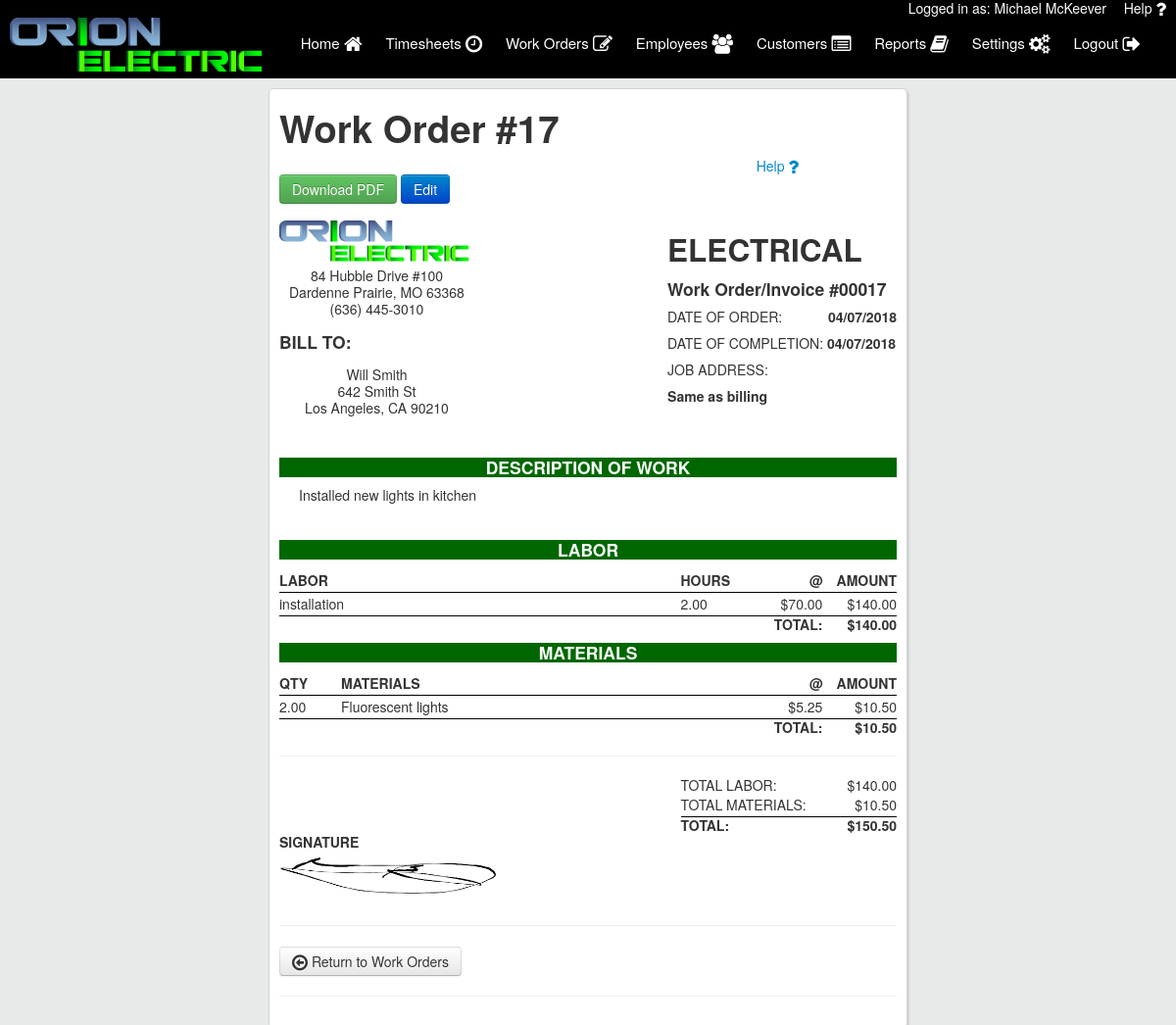
/workorder_details.php?workorder_id=17 (signed in), run on the app's committed database.
### tables this page shows
CREATE TABLE `users` (
  `user_id` int(11) NOT NULL,
  `first_name` varchar(50) NOT NULL,
  `last_name` varchar(50) NOT NULL,
  `email` varchar(50) NOT NULL,
  `username` varchar(50) NOT NULL,
  `password` varchar(50) NOT NULL,
  `emp_num` int(11) NOT NULL,
  `is_tech` varchar(3) NOT NULL,
  `is_admin` varchar(3) NOT NULL,
  `user_phone` varchar(12) NOT NULL,
  `is_deleted` varchar(3) NOT NULL
);

CREATE TABLE `customers` (
  `cust_id` int(11) NOT NULL,
  `last_name` varchar(25) NOT NULL,
  `first_name` varchar(25) NOT NULL,
  `street` varchar(25) NOT NULL,
  `city` varchar(25) NOT NULL,
  `state` varchar(2) NOT NULL DEFAULT 'MO',
  `zip` int(5) NOT NULL,
  `company_name` varchar(25) NOT NULL,
  `cust_email` varchar(50) NOT NULL,
  `cust_phone` varchar(12) NOT NULL,
  `date_created` date NOT NULL,
  `time_created` time NOT NULL,
  `is_deleted` varchar(3) NOT NULL
);

CREATE TABLE `work_orders` (
  `wo_id` int(11) NOT NULL,
  `cust_id` int(11) NOT NULL,
  `tech_id` int(11) NOT NULL,
  `service_date` date NOT NULL,
  `service_time` time NOT NULL,
  `request_body` text NOT NULL,
  `work_description` text NOT NULL,
  `authorization` text NOT NULL,
  `is_complete` varchar(3) NOT NULL,
  `is_deleted` varchar(3) NOT NULL,
  `complete_date` date NOT NULL,
  `job_address` text NOT NULL
);

CREATE TABLE `work_order_lines` (
  `wo_id` int(11) NOT NULL,
  `ol_id` int(11) NOT NULL,
  `type` varchar(8) NOT NULL,
  `quantity` decimal(10,2) NOT NULL,
  `material` varchar(50) NOT NULL,
  `cost` decimal(10,2) NOT NULL
);

### includes/form_handlers/edit_workorder_handler.php (called while the page is built, shortened)
<?php
$wo = new WorkOrder($con);
 if(isset($_GET['workorder_id'])){
    $id = $_GET['workorder_id'];
    $workorder_details_query = mysqli_query($con, "SELECT * FROM work_orders WHERE wo_id='$id'");
    $workorder_array = mysqli_fetch_array($workorder_details_query);
    $cust_id = $workorder_array['cust_id'];
    $service_date = strtotime($workorder_array['service_date']);
    $compDate = $workorder_array['complete_date'];
    if ($compDate != "0000-00-00") {
        $complete_date = strtotime($compDate);
    }
    $customer_details_query = mysqli_query($con, "SELECT * FROM customers WHERE cust_id='$cust_id'");
    $customer_array = mysqli_fetch_array($customer_details_query);
    $customer_first_name = $customer_array['first_name'];
    $customer_last_name = $customer_array['last_name'];
    $customer_company = $customer_array['company_name'];
    $customer_street = $customer_array['street'];
    $customer_city = $customer_array['city'];
    $customer_state = $customer_array['state'];
    $customer_zip = sprintf("%05d",$customer_array['zip']);
    if ($customer_company ==""){
        $customer_display = $customer_first_name . " " . $customer_last_name;
    } else {
        $customer_display = $customer_company;
    }
}
?>

### workorder_details.php (the view, shortened to what this page needs)
<?php
    include("includes/header.php");
    include("includes/form_handlers/edit_workorder_handler.php");
?>
<div class="main_column column">
<div id="first">
    <h1>Work Order #<?php echo $id?></h1>
    <a href="user_manual.pdf#page=49" target="_blank" style="float: right; padding: 0 100px;">Help <i class="fa fa-question fa-lg"></i></a><br>
                <?php $wo->loadOrderLines($id);?>
            <textarea name="job_address" style="  width: 550px; height: 80px;"><?php $wo->getJobAddress($id);?></textarea><br>
            <textarea name="job_description" style="  width: 550px; height: 100px;"><?php $wo->getOrderDescription($id);?></textarea><br>
                    <p style="word-wrap: break-word;"><b><?php $wo->getJobAddress($id);?></b></p>
                <p style="word-wrap: break-word;"><?php $wo->getOrderDescription($id);?></p>
                    <?php $wo->loadOrderLineHours($id);?>
                    <?php $wo->loadOrderLineMats($id);?>
    <div id="authorized" style="display: none;">
        <a href="assets/pdfs/work_orders/wo<?php echo $id;?>.pdf" download>
        <button type="button" class="btn btn-success">Download PDF</button>
        </a>
        <button type="button" class="btn btn-primary" name="edit_authorized" id="edit_authorized">Edit</button>
        <br><br>
            <div class="confirm_order_head">
                <div class="left_div">
                    <img src="assets/logos/orionelectric.png" width="194" height="45"><br>
                    <p>
                        84 Hubble Drive #100<br>
                        Dardenne Prairie, MO 63368<br>
                        (636) 445-3010
                    </p>
                    <h4>BILL TO:</h4>
                    <p>
                    <?php echo $customer_display; ?>
                    <br><?php echo $customer_street; ?>
                    <br><?php echo $customer_city . ", " . $customer_state . " " . $customer_zip; ?>
                    </p>
                </div>
                <div class="right_div">
                    <h2>ELECTRICAL</h2>
                    <h4>Work Order/Invoice #<?php echo sprintf("%05d",$id);?></h4>
                    <p>DATE OF ORDER:&nbsp;&nbsp;&nbsp;&nbsp;&nbsp;&nbsp;&nbsp;&nbsp;&nbsp;&nbsp;&nbsp; <b><?php echo date("m/d/Y",$service_date); ?></b></p>
                    <p>DATE OF COMPLETION: <b><?php if(isset($complete_date)){ echo date("m/d/Y",$complete_date);} ?></b></p>
                    <p>JOB ADDRESS:</p>
                    <p style="word-wrap: break-word;"><b><?php $wo->getJobAddress($id);?></b></p>
                </div>
            </div>
            <br>
            <div class="confirm_order_body" >
                <h4>DESCRIPTION OF WORK</h4>
                <p style="word-wrap: break-word;"><?php $wo->getOrderDescription($id);?></p>
            </div>
            <br>
            <div class="confirm_order_body">
                <h4>LABOR</h4>
                <div class="confirm-labor-grid">
                    <div class="order-line-grid-item"><b>LABOR</b></div>
                    <div class="order-line-grid-item"><b>HOURS</b></div>
                    <div class="order-line-grid-item ln-curr"><b>@</b></div>
                    <div class="order-line-grid-item ln-curr"><b>AMOUNT</b></div>
                    <?php $wo->loadOrderLineHours($id);?>
                </div>
            </div>
            <div class="confirm_order_body">
                <h4>MATERIALS</h4>
                <div class="confirm-mats-grid">
                    <div class="order-line-grid-item"><b>QTY</b></div>
                    <div class="order-line-grid-item"><b>MATERIALS</b></div>
                    <div class="order-line-grid-item ln-curr"><b>@</b></div>
                    <div class="order-line-grid-item ln-curr"><b>AMOUNT</b></div>
                    <?php $wo->loadOrderLineMats($id);?>
                </div>
            </div>
            <hr>
            <div class="confirm-total-grid">
                <div></div>
                <div>TOTAL LABOR:</div>
                <div class="ln-curr">$<?php echo $wo->getHoursCostTotal($id);?></div>
                <div></div>
                <div class="order-line-grid-item" >TOTAL MATERIALS:</div>
                <div class="order-line-grid-item ln-curr">$<?php echo $wo->getMatsCostTotal($id);?></div>
                <div></div>
                <div><b>TOTAL:</b></div>
                <div class="ln-curr"><b>$<?php echo number_format(($wo->getHoursCostTotal($id) + $wo->getMatsCostTotal($id)),2);?></b></div>
            </div>
            <b>SIGNATURE</b><br>
            <?php
            echo '
            <img src="assets/images/signatures/wo'.$id.'.png?dummy='.rand(1000000, 9999999).'" width="358" height="60"><br>
            ';?>
    </div>
</div>
<hr>
<a href="workorders.php">
    <button type="button" class="btn btn-secondary">
    <i class="fa fa-arrow-circle-o-left fa-lg"></i> Return to Work Orders
    </button>
</a>
<hr>
</div>
</div>
</body>
</html>

### includes/header.php (shortened to what this page needs)
<?php
    require 'config/config.php';
	include("includes/classes/WorkOrder.php");
    if (isset($_SESSION['username'])){
        $userLoggedIn = $_SESSION['username'];
		$user_details_query = mysqli_query($con,"SELECT * FROM users WHERE username='$userLoggedIn' AND is_deleted='no'");
		if(mysqli_num_rows($user_details_query)==1){
			$user = mysqli_fetch_array($user_details_query);
		}else{
			unset($_SESSION['username']);
			header("Location: login.php");
		}
    }
    else {
        header("Location: login.php");
    }
?>
<html>
<head>
	<link rel="stylesheet" type="text/css" href="//maxcdn.bootstrapcdn.com/font-awesome/4.3.0/css/font-awesome.min.css">
    <link rel="stylesheet" type="text/css" href="assets/css/bootstrap.css">
	<link rel="stylesheet" type="text/css" href="assets/css/style.css">
	<link rel="stylesheet" type="text/css" href="assets/css/jquery-ui.min.css">
</head>
<body>
	<div class="user_logged">
		Logged in as: <?php echo $user['first_name'] .' ' . $user['last_name'];?>&nbsp;&nbsp;
		<a href="user_manual.pdf" target="_blank" style="float: right; padding: 0 10px; color: #fff; ">Help <i class="fa fa-question fa-lg"></i></a>
	</div>
    <div class="top_bar">
		<div class="logo">
			<a href="index.php"><img src="assets/logos/orionelectric.png"></a>
		</div>
		<nav id="desktop">
			<ul>
			<a href="index.php">
				Home <i class="fa fa-home fa-lg"></i>
			</a>
			<a href="timesheets.php">
				Timesheets <i class="fa fa-clock-o fa-lg"></i>
            </a>
			<a href="workorders.php" id="workorder_nav" style="display: none;">
				Work Orders <i class="fa fa-pencil-square-o fa-lg"></i>
			</a>
			<a href="employees.php" id="emp_nav" style="display: none;">
				Employees <i class="fa fa-users fa-lg"></i>
			</a>
            <a href="customers.php" id="cust_nav" style="display: none;">
				Customers <i class="fa fa-list-alt fa-lg" ></i>
			</a>
            <a href="reports.php" id="rep_nav" style="display: none;">
				Reports <i class="fa fa-book fa-lg" ></i>
			</a>
			<a href="settings.php">
				Settings <i class="fa fa-cogs fa-lg"></i>
			</a>
			<a href="includes/handlers/logout.php">
				Logout <i class="fa fa-sign-out fa-lg"></i>
			</a>
		</ul>
		</nav>
	</div>
	<div class="wrapper">

### includes/classes/WorkOrder.php (shortened to what this page needs)
<?php
class WorkOrder {
    private $con;
	public function __construct($con){
		$this->con = $con;
    }
    public function getOrderDescription($orderId){
        $query = mysqli_query($this->con, "SELECT work_description FROM work_orders WHERE wo_id='$orderId'");
        $row = mysqli_fetch_array($query);
        $desc = $row['work_description'];
        echo $desc;
    }
    public function getJobAddress($orderId){
        $query = mysqli_query($this->con, "SELECT job_address FROM work_orders WHERE wo_id='$orderId'");
        $row = mysqli_fetch_array($query);
        $jobAdd = $row['job_address'];
        echo $jobAdd;
    }
                ?>
                <?php
    public function loadOrderLineHours($orderId){
        $str ="";
        $labor = 0.00;
        $query  = mysqli_query($this->con, "SELECT * FROM work_order_lines WHERE wo_id='$orderId' AND type='Labor' ORDER BY ol_id");
        if(mysqli_num_rows($query) >0){
            while($row = mysqli_fetch_array($query)){
                $lineQty = $row['quantity'];
                $lineMat = $row['material'];
                $lineCost = $row['cost'];
                $totCost = $lineCost * $lineQty;
                $labor += $totCost;
                $str.= '
                <div class="order-line-grid-item">'.$lineMat.'</div>
                <div class="order-line-grid-item">'.$lineQty.'</div>
                <div class="order-line-grid-item ln-curr">$'.$lineCost.'</div>
                <div class="order-line-grid-item ln-curr">$'. number_format($totCost,2).'</div>
                ';
            }
            $str.= '<div></div><div></div>
            <div class="ln-curr"><b>TOTAL: </b></div>
            <div class="ln-curr"><b>$'.number_format($labor,2).'</b></div>
            ';
            echo $str;
        }
    }
    public function loadOrderLineMats($orderId){
        $str ="";
        $mats = 0.00;
        $query  = mysqli_query($this->con, "SELECT * FROM work_order_lines WHERE wo_id='$orderId' AND type='Material' ORDER BY ol_id");
        if(mysqli_num_rows($query) >0){
            while($row = mysqli_fetch_array($query)){
                $lineQty = $row['quantity'];
                $lineMat = $row['material'];
                $lineCost = $row['cost'];
                $totCost = $lineCost * $lineQty;
                $mats += $totCost;
                $str.= '
                <div class="order-line-grid-item">'.$lineQty.'</div>
                <div class="order-line-grid-item">'.$lineMat.'</div>
                <div class="order-line-grid-item ln-curr">$'.$lineCost.'</div>
                <div class="order-line-grid-item ln-curr">$'. number_format($totCost,2).'</div>
                ';
            }
            $str.= '<div></div><div></div>
            <div class="ln-curr"><b>TOTAL: </b></div>
            <div class="ln-curr"><b>$'.number_format($mats,2).'</b></div>
            ';
            echo $str;
        }
    }
    public function getHoursCostTotal($orderId){
        $matCost = 0.00;
        $lineQuery = mysqli_query($this->con, "SELECT quantity, cost FROM work_order_lines WHERE wo_id='$orderId' AND type='Labor'");
        if(mysqli_num_rows($lineQuery)>0){
            while($lineRow = mysqli_fetch_array($lineQuery)){
                $lineQty = $lineRow['quantity'];
                $lineCost = $lineRow['cost'];
                $lineTotal = ($lineQty * $lineCost);
                $matCost += number_format($lineTotal,2);
            }
        }
        return number_format($matCost,2);
    }
    public function getMatsCostTotal($orderId){
        $matCost = 0.00;
        $lineQuery = mysqli_query($this->con, "SELECT quantity, cost FROM work_order_lines WHERE wo_id='$orderId' AND type='Material'");
        if(mysqli_num_rows($lineQuery)>0){
            while($lineRow = mysqli_fetch_array($lineQuery)){
                $lineQty = $lineRow['quantity'];
                $lineCost = $lineRow['cost'];
                $lineTotal = ($lineQty * $lineCost);
                $matCost += number_format($lineTotal,2);
            }
        }
        return number_format($matCost,2);
    }
}
?>

### assets/css/style.css (style rules this page uses)
body { line-height: 17px; background-color: #e6eae8; }
.user_logged { width: 100%; background-color: black; color: #fff; text-align: right; position: fixed; height: 10px; z-index: 11; }
.top_bar { width: 100%; height: 70px; background-color: black; margin:10px 0 10px 0; display: inline-flex; position: fixed; z-index: 10; }
.logo img { margin-left: 10px; position: relative; top: 8px; z-index: 3; }
nav { float: right; right: 1px; position: absolute; margin: 25px; }
nav a { position: relative; color: #fff; text-decoration: none; font-size: 15px; padding: 25px 0; margin: -25px 10px; display: inline-block; height: 50px; }
.wrapper { margin: 0 auto; top: 90px; position: relative; padding: 0 10px; width: 75%; }
.column { background-color: #fff; padding: 10px; border: 1px solid #d3d3d3; border-radius: 5px; box-shadow: 2px 2px 1px #d3d3d3; z-index: -1; }
.main_column { margin: 0 auto; width: 70%; z-index: -1; min-height: 160px; }
.ln-curr { text-align: right; }
.confirm_order_head div { display: inline-block; }
.left_div p { padding: 5px 10px; text-align: center; }
.right_div { float: right; }
.confirm-labor-grid { display: grid; grid-template-columns: 65% 11% 12% 12%; }
.confirm-mats-grid { display: grid; grid-template-columns: 10% 55% 23% 12%; }
.confirm-total-grid { display: grid; grid-template-columns: 65% 23% 12%; }
.confirm_order_body h4 { background-color: #006700; color: #fff; text-align: center; }
.confirm_order_body p { padding: 0 20px; }

### data on the page
users: first_name "Michael", last_name "McKeever"
customers: customer_display "Will Smith", street "642 Smith St", city "Los Angeles", state "CA", zip "90210"
work_orders: service_date "04/07/2018", complete_date "04/07/2018", job_address "Same as billing", work_description "Installed new lights in kitchen"
work_order_lines: material "installation", quantity "2.00", cost "70.00", totCost "140.00"
work_order_lines: quantity "2.00", material "Fluorescent lights", cost "5.25", totCost "10.50"

### other printed values
$id "17"
$id "00017"
$labor "140.00"
$mats "10.50"
$wo->getHoursCostTotal($id) "140.00"
$wo->getMatsCostTotal($id) "10.50"
$wo->getHoursCostTotal($id) + $wo->getMatsCostTotal($id) "150.50"
